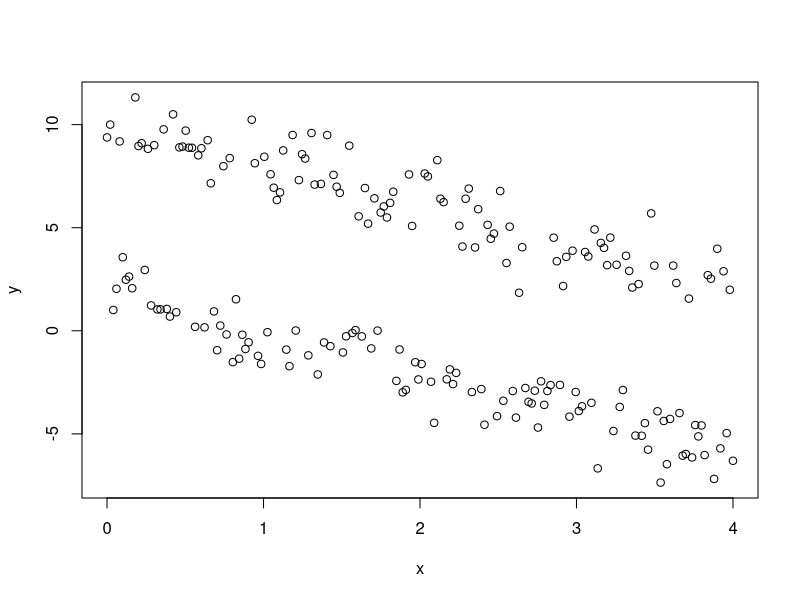

R code for this plot: (Note: a time limit stopped this script after it produced the figure.)
# Dirichlet Process mixutre of regression models
set.seed(1)

# test data
n <- 200
K <- 2
b <- -2
g <- sample(1:K, n, prob=c(0.5, 0.5), replace=T)
x <- seq(0, 4, length.out=n)
eta.true <- c(2, 10)
y <- eta.true[g] + x*b + rnorm(n)

plot(x, y)

likelihood <- function(y.i, x, eta, beta, sigma) {
    dnorm(y.i, eta + beta * x, sigma)
}

log_likelihood <- function(y, x, eta, beta, sigma) {
    sum(dnorm(y, eta + beta*x, sigma, log=T))
}


# sampler
N <- 2e3                               # MCMC number of iters
max.groups <- n
G.max <- 1
a.0 <- 1e-20
H0 <- function() rnorm(1, 0, 5)
eta.kern.sd <- 0.3
beta.kern.sd <- 0.15
sigma.kern.rate <- 8
sigma.kern.scale <- 8

# init
g <- matrix(rep(1, n), ncol=1)
eta <- matrix(c(rnorm(1), rep(0, 24)), ncol=1, nrow=max.groups)
# beta <- rnorm(1)
beta <- -2
# sigma <- matrix(rgamma(1, 1, 1), ncol=1)
sigma <- 1

ETA <- matrix(0, ncol=N, nrow=n)
BETA <- matrix(0, ncol=N, nrow=1)
SIGMA <- matrix(0, ncol=N, nrow=1)
G <- matrix(0, ncol=N, nrow=n)


for (iter in 1:N) 
{
    # update c
    for (i in 1:n) {
	if (G.max < max.groups && any(g[i] == g[-i])) {
	    g.new <- G.max + 1
	    eta.new <- H0()
	    a <- min(1, a.0 /(n - 1) * 
		     likelihood(y[i], x[i], eta.new,   beta, sigma) /
		     likelihood(y[i], x[i], eta[g[i]], beta, sigma))
	    if (a > runif(1)) {
		g[i] <- g.new
		eta[g[i]] <- eta.new
		G.max <- G.max + 1
	    }
	} else {
	    gs <- table(g[-i])
	    g.i <- as.numeric(names(gs))
	    g.p <- as.numeric(gs)
	    if (length(g.i) == 1) {
		g[i] <- g.i
	    } else {
		g.new <- sample(g.i, 1, prob=g.p)
		a <- min(1, (n - 1)/a.0 * 
			 likelihood(y[i], x[i], eta[g.new], beta, sigma) /
			 likelihood(y[i], x[i], eta[g[i]], beta, sigma))
		g[i] <- ifelse(a > runif(1), g.new, g[i])
	    }
	}
    }
    
    for (i in 1:n) {
	if (any(g[i] == g[-i])) {
	    gs <- table(g[-i])
	    g.i <- as.numeric(names(gs))
	    g.p <- as.numeric(gs)
	    if (length(g.p) == 1) {
		g[i] <- g.i
	    } else {
		g[i] <- sample(g.i, 1, 
		    prob=g.p*likelihood(y[i], x[i], eta[g.i], beta, sigma))
	    }
	}
    }

    # update eta
    for (i in 1:n) {
	eta.old <- eta[g[i]]
	eta.new <- rnorm(1, eta.old, eta.kern.sd)

	p0 <- log_likelihood(y[i], x[i], eta.new, beta, sigma) +
	    dnorm(eta.new, 0, 5, log=TRUE) + 
	    dnorm(eta.old, eta.new, eta.kern.sd, log=TRUE) 

	p1 <- log_likelihood(y[i], x[i], eta.old, beta, sigma) +
	    dnorm(eta.old, 0, 5, log=TRUE) + 
	    dnorm(eta.new, eta.old, eta.kern.sd, log=TRUE) 

	a <- min(1, exp(p0 - p1))

	eta[g[i]] <- ifelse(a > runif(1), eta.new, eta.old)
    }

    # update beta
    # beta.old <- beta
    # beta.new <- rnorm(1, beta.old, beta.kern.sd)
    # p0 <- log_likelihood(y, x, eta[g], beta.new, sigma) +
	    # dnorm(beta.new, 0, 5, log=TRUE) + 
	    # dnorm(beta.old, beta.new, beta.kern.sd, log=TRUE) 

    # p1 <- log_likelihood(y, x, eta[g], beta.old, sigma) +
	    # dnorm(beta.old, 0, 5, log=TRUE) + 
	    # dnorm(beta.new, beta.old, beta.kern.sd, log=TRUE) 

    # a <- min(1, exp(p0 - p1))
    # beta <- ifelse(a > runif(1), beta.new, beta.old)


    # update sigma
    # sigma.old <- sigma
    # sigma.new <- rgamma(1, sigma.old*sigma.kern.scale, rate=sigma.kern.rate)
    # p0 <- log_likelihood(y, x, eta[g], beta, sigma.new) +
	    # dunif(sigma.new, 0, 5, log=TRUE) + 
	    # dgamma(sigma.old, sigma.new*sigma.kern.scale, 
		   # sigma.kern.rate, log=TRUE) 

    # p1 <- log_likelihood(y, x, eta[g], beta, sigma.old) +
	    # dunif(sigma.old, 0, 5, log=TRUE) + 
	    # dgamma(sigma.new, sigma.old*sigma.kern.scale, 
		   # sigma.kern.rate, log=TRUE) 

    # a <- min(1, exp(p0 - p1))
    # sigma <- ifelse(a > runif(1), sigma.new, sigma.old)
    
    # save
    G[ , iter] <- g
    ETA[ , iter] <- eta
    BETA[ , iter] <- beta
    SIGMA[ , iter] <- sigma
}


plot(ETA[1 , ])
plot(ETA[2 , ])
# plot(BETA[1, ])
# plot(SIGMA[1, ])
